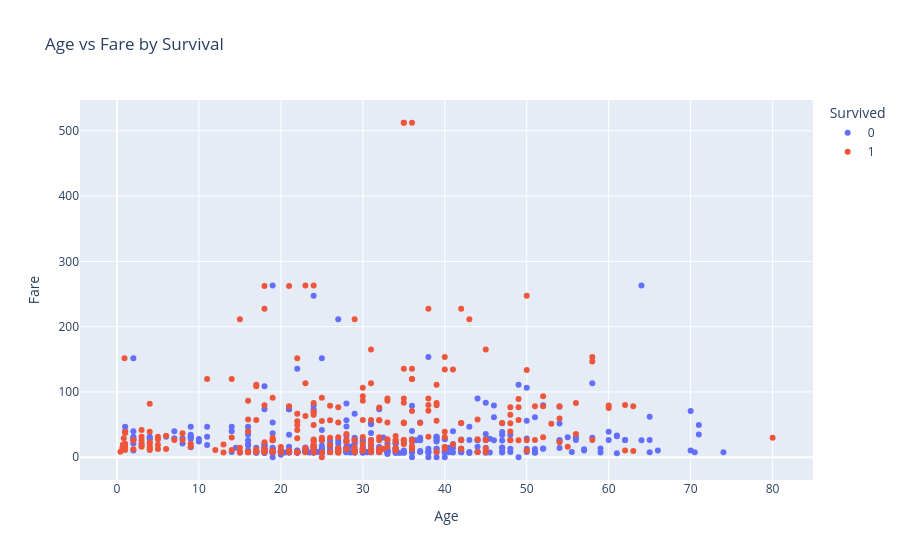

Notebook code cell kept with this figure:
### Code cell
# Dla bardziej zaawansowanych wykresów można użyć biblioteki plotly.
# Zauważ, że plotly sam zadba o estetyczne osie i legendy, więc nie musimy tego robić ręcznie.

df['Survived'] = df['Survived'].astype('category') # Konwersja kolumny Survived na typ kategoryczny, aby lepiej wizualizować dane. Możesz sprawdzić co się stanie jak zakomentujesz poniższą linię.
px.scatter(df, x='Age', y='Fare', color='Survived', title='Age vs Fare by Survival')

### Figure 1 — Plotly figure (JSON) as saved in the notebook; plotly's stock layout.template omitted (floating-point values rounded to 4 significant figures; data arrays with more than 128 entries replaced by an {"elided": "..."} marker saying what was removed)
{"data": [{"hovertemplate": "Survived=0<br>Age=%{x}<br>Fare=%{y}<extra></extra>", "legendgroup": "0", "marker": {"color": "#636efa", "symbol": "circle"}, "mode": "markers", "name": "0", "orientation": "v", "showlegend": true, "type": "scatter", "x": {"elided": "549 float values"}, "xaxis": "x", "y": {"elided": "549 float values"}, "yaxis": "y"}, {"hovertemplate": "Survived=1<br>Age=%{x}<br>Fare=%{y}<extra></extra>", "legendgroup": "1", "marker": {"color": "#EF553B", "symbol": "circle"}, "mode": "markers", "name": "1", "orientation": "v", "showlegend": true, "type": "scatter", "x": {"elided": "342 float values"}, "xaxis": "x", "y": {"elided": "342 float values"}, "yaxis": "y"}], "layout": {"legend": {"title": {"text": "Survived"}, "tracegroupgap": 0}, "title": {"text": "Age vs Fare by Survival"}, "xaxis": {"anchor": "y", "domain": [0, 1], "title": {"text": "Age"}}, "yaxis": {"anchor": "x", "domain": [0, 1], "title": {"text": "Fare"}}}}
